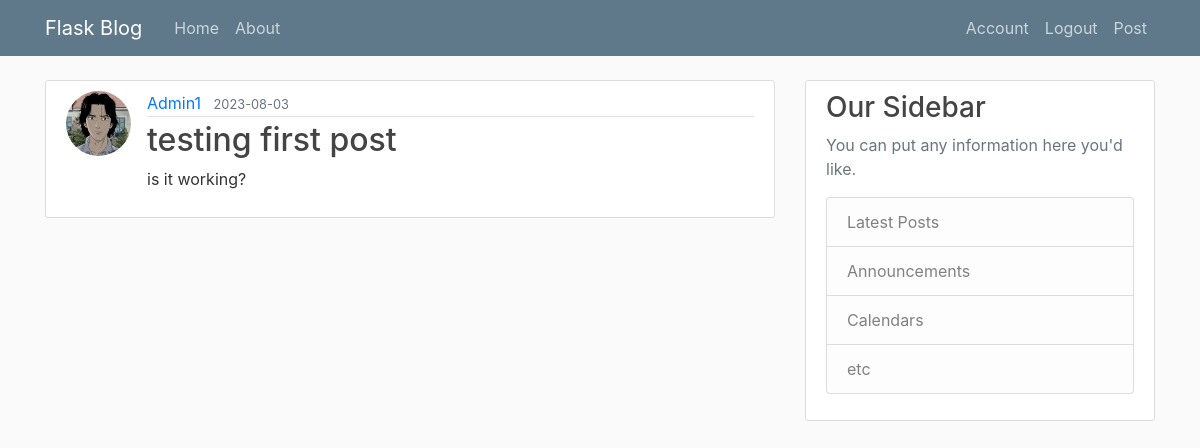
Screenshot of /post/1 (signed in) with the database file from the repository.
### flaskblog/models.py (models this page shows, shortened)
class User(db.Model, UserMixin):
    id = db.Column(db.Integer, primary_key=True)
    username = db.Column(db.String(30), unique=True, nullable=False)
    email = db.Column(db.String(120), unique=True, nullable=False)
    password = db.Column(db.String(120), nullable=False)
    image_file = db.Column(db.String(120), nullable=False, default='default.jpeg')
    post = db.relationship('Post', backref='author', lazy=True)

class Post(db.Model):
    id = db.Column(db.Integer, primary_key=True)
    title = db.Column(db.String, nullable=False)
    content = db.Column(db.String, nullable=False)
    date_posted = db.Column(db.DateTime, nullable=False, default=datetime.utcnow)
    user_id = db.Column(db.String(120), db.ForeignKey('user.id'), nullable=False)

### flaskblog/routes.py (the view)
@app.route("/post/<int:post_id>", methods=['GET', 'POST'])
@login_required
def post(post_id):
    post = Post.query.get_or_404(post_id)
    return render_template("post.html", title=post.title, post=post)

### flaskblog/models.py (called while the page is built)
@login_manager.user_loader
def load_user(user):
    return User.query.get(user)

### flaskblog/templates/post.html (shortened to what this page needs)
{% extends 'layout.html'%}
{% block content%}
    <article class="media content-section">
     <img class="rounded-circle article-img" src="{{url_for('static', filename='profile_pics/' + post.author.image_file)}}">
      <div class="media-body">
        <div class="article-metadata">
          <a class="mr-2" href="#">{{ post.author.username }}</a>
          <small class="text-muted">{{ post.date_posted.strftime('%Y-%m-%d') }}</small>
        </div>
        <h2>{{ post.title }}</h2>
        <p class="article-content">{{ post.content }}</p>
    </article>
{%endblock content%}

### flaskblog/static/main.css (style rules this page uses)
body { background: #fafafa; color: #333333; margin-top: 5rem; }
h1, h2, h3, h4, h5, h6 { color: #444444; }
.content-section { background: #ffffff; padding: 10px 20px; border: 1px solid #dddddd; border-radius: 3px; margin-bottom: 20px; }
.article-content { white-space: pre-line; }
.article-img { height: 65px; width: 65px; margin-right: 16px; }
.article-metadata { padding-bottom: 1px; margin-bottom: 4px; border-bottom: 1px solid #e3e3e3 }

### rows the page displays
User: image_file (picture), author.username "Admin1"
Post: date_posted "2023-08-03", title "testing first post", content "is it working?"
